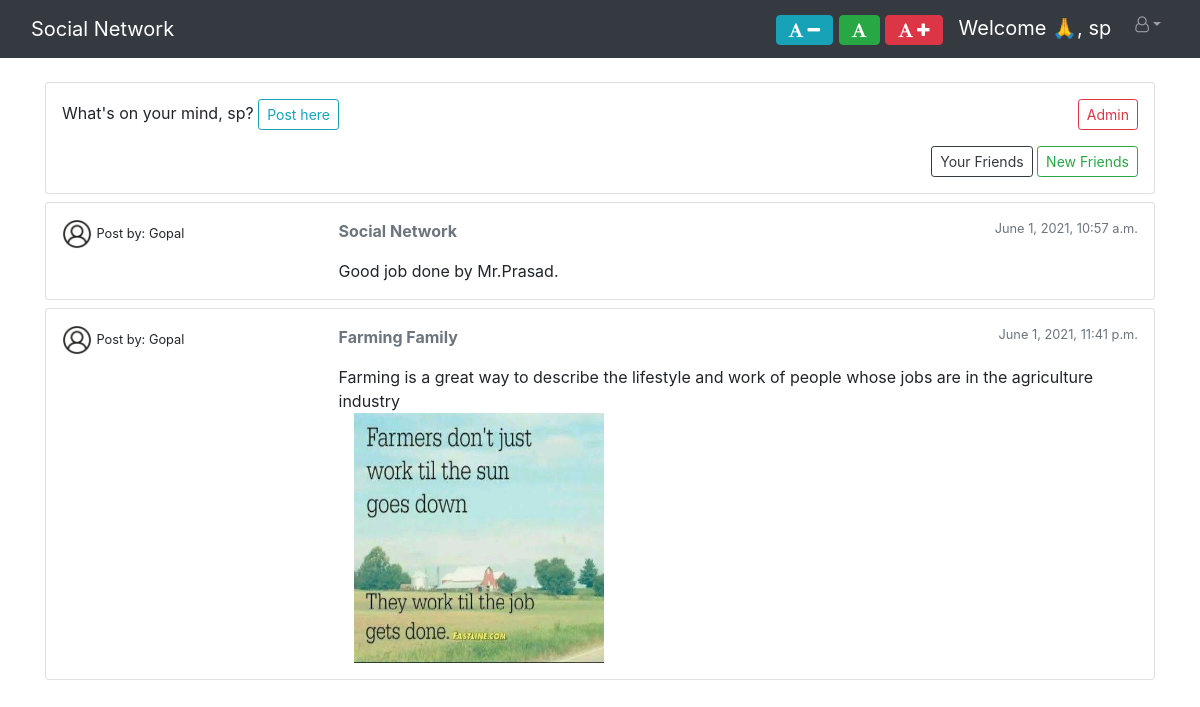
The page /timeline/ (signed in) on the database its author committed.
### accounts/models.py (models this page shows, shortened)
class PostsModel(models.Model):
    heading = models.CharField(max_length=200)
    message = models.TextField(max_length=4000, blank=True)
    post_image = models.ImageField(upload_to="posts/", blank=True)
    created_at = models.DateTimeField(auto_now_add=True)
    created_by = models.ForeignKey(User, related_name="posts", on_delete=models.CASCADE)

### accounts/views.py (the view)
# urls.py: path('timeline/', views.timeline, name="timeline"),
@login_required
def timeline(request):
    user_obj = User.objects.get(id=request.user.id)
    followers = SocialConnectivity.objects.filter(follower=user_obj)
    follower_names = [i.following for i in followers]
    follower_names.append(user_obj)
    posts = PostsModel.objects.filter(created_by__in=follower_names)
    return render(request, "timeline.html", {"posts": posts, "domain": get_current_site(request)})

### templates/timeline.html (shortened to what this page needs)
{% extends 'base.html' %}
{% load static %}
{% block heading %}<a class="navbar-brand" href="{% url 'timeline' %}">Social Network</a>{% endblock heading %}
{% block content %}
<div class="card mb-2">
    <div class="card-body p-3">
        <p>What's on your mind, {{ user }}? <a href="{% url 'add_post' %}">
            <button class="btn btn-outline-info btn-sm">Post here</button>
        </a>
        {% if user.is_superuser %}
            <a class="btn btn-outline-danger btn-sm" href="http://{{ domain }}/admin/" style="float:right">Admin</a>
            {% endif %}
        </p>
        <op style="float:right">
            <a href="{% url 'friends' %}">
                <button class="btn btn-outline-dark btn-sm">Your Friends</button>
            </a>
            <a href="{% url 'find_friends' %}">
                <button class="btn btn-outline-success btn-sm">New Friends</button>
            </a>
        </op>
    </div>
</div>
{% if posts %}
{% for post in posts %}
<div class="card mb-2">
    <div class="card-body p-3">
        <div class="row">
            <div class="col-3">
                <img src="{% static 'icons/user.png' %}" alt="{{ post.created_by }}" style="width:30px; height:30px">
                <small>Post by: {{ post.created_by }}</small>
            </div>
            <div class="col-9">
                <div class="row mb-3">
                    <div class="col-6">
                        <strong class="text-muted">{{ post.heading }}</strong>
                    </div>
                    <div class="col-6 text-right">
                        <small class="text-muted">{{ post.created_at }}</small>
                    </div>
                </div>
                {% if post.message %}
                {{ post.message }}
                {% endif %}
                {% if post.post_image %}
                <div class="col-6">
                    <img class="text-muted" src="{{ post.post_image.url }}" style="width:250px; height:250px">
                </div>
                {% endif %}
            </div>
        </div>
    </div>
</div>
{% endfor %}
{% endif %}
{% endblock %}

### templates/base.html (shortened to what this page needs)
{% load static %}
<html lang="en">
<head>
    <link rel="stylesheet" href="https://maxcdn.bootstrapcdn.com/bootstrap/4.5.2/css/bootstrap.min.css">
    <link rel="stylesheet" href="https://cdnjs.cloudflare.com/ajax/libs/font-awesome/4.7.0/css/font-awesome.min.css">
</head>
<body>
<header class="section-header">
    <nav class="navbar navbar-expand-lg navbar-dark bg-dark">
        <div class="container-fluid">
            {% block heading %}<a class="navbar-brand" href="{% url 'home' %}">Social Network</a>{% endblock heading %}
            <div class="collapse navbar-collapse" id="mainMenu">
                {% if user.is_authenticated %}
                <ul class="navbar-nav ml-auto">
                    <li class="navbar-brand">
                        <a class="btn btn-info" id="minus" title="Decrease Font Size"
                           style="color:white">
                            <i class="fa fa-font size1"> <i class="fa fa-minus minus"></i> </i>
                        </a>
                        <a class="btn btn-success" id="actual" title="Actual Font Size"
                           style="color:white">
                            <i class="fa fa-font size1"> </i>
                        </a>
                        <a class="btn btn-danger" id="plus" title="Increase Font Size"
                           style="color:white">
                            <i class="fa fa-font size1"> <i class="fa fa-plus plus"> </i> </i>
                        </a>
                    </li>
                    <li class="navbar-brand" style="color:white">Welcome 🙏, {{ user }}</li>
                    <li class="nav-item dropdown">
                        <a class="nav-link dropdown-toggle" href="" id="userMenu" data-toggle="dropdown"
                           aria-expanded="false"><i class="fa fa-user-o" aria-hidden="true"></i></a>
                    </li>
                </ul>
                {% else %}
                <form class="form-inline ml-auto">
                    <a href="{% url 'login' %}" class="btn btn-success">Log in</a>
                    <a href="{% url 'register' %}" class="btn btn-warning ml-2">Sign up</a>
                </form>
                {% endif %}
            </div>
        </div>
    </nav>
</header>
<div class="container">
    <br>
    {% block content %}{% endblock content %}
</div>
</body>
</html>

### rows shown on the page
PostsModel: created_by "Gopal", heading "Social Network", created_at "June 1, 2021, 10:57 a.m.", message "Good job done by Mr.Prasad."
PostsModel: created_by "Gopal", heading "Farming Family", created_at "June 1, 2021, 11:41 p.m.", message "Farming is a great way to describe the lifestyle and work of people whose jobs are in the agriculture industry", post_image (picture)

### other values the page prints
{{ user }} "sp"
